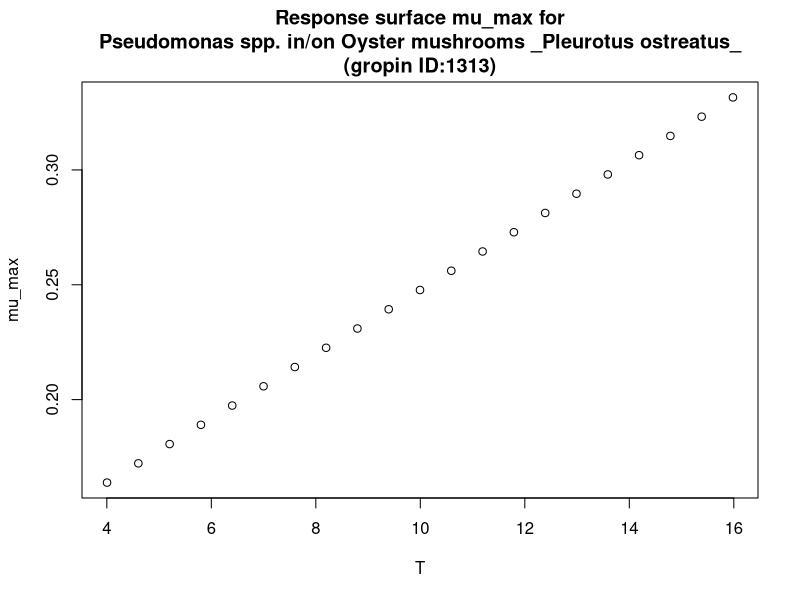

This figure's R source:
#############################
# start of Parameter script
#############################
T <- seq(4.004,15.984015984016,length.out=21)
#############################
# end of Parameter script
#############################
############################# 
# start of Model script Gropin ID 1313 
#############################
 
# constant coefficients for this model
 
variables <- data.frame(T)
argumentsPar <- expand.grid(variables)
 
# heart of the model
response_surface <- function(T) {
   mumax <-0.014*(T+7.7)

return(mumax=mumax)
} 

# output parameters
mumax <- cbind(argumentsPar,response_surface(argumentsPar['T']))
colnames(mumax) <- c(colnames(argumentsPar),'mumax')
#############################
# End of Model script
#############################
############################# 
# start of Visualisation script Gropin ID 1313 
#############################
plot(T,mumax$mumax,
                          xlab='T',
                          ylab='mu_max',main='Response surface mu_max for
Pseudomonas spp. in/on Oyster mushrooms _Pleurotus ostreatus_
(gropin ID:1313)')
#############################
# End of Visualisation script
#############################
